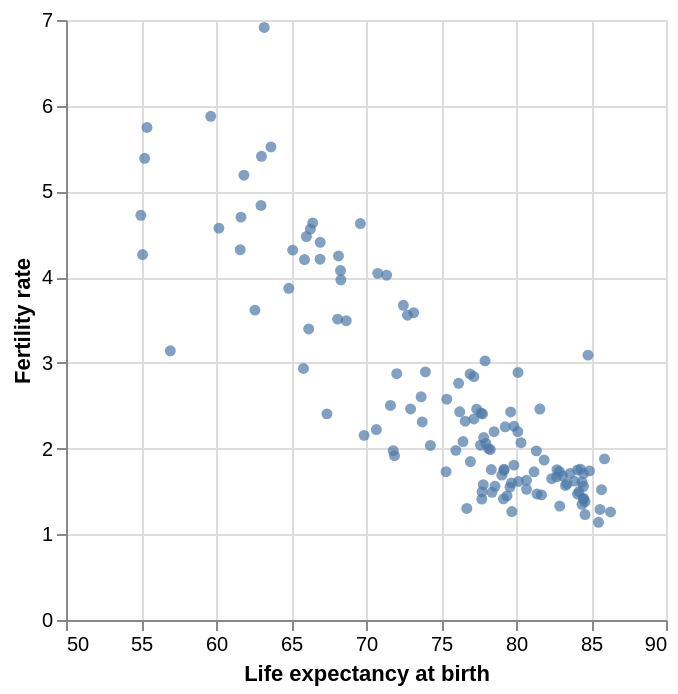

The code cell stored with this chart in its notebook:
### Markdown cell above
Here, we also see a strong negative, approximately linear association between fertility rate and women's life expectancy at birth.

### Code cell
base = alt.Chart(data)
    
scatter_life = base.mark_circle().encode( 
    x = alt.X("life_birthf:Q",
              scale = alt.Scale(zero = False),
              title = "Life expectancy at birth"), 
    y = alt.Y("fertility_total:Q",
              title = "Fertility rate")
).properties(
    width = 300,
    height = 300)

scatter_life

### Figure 1 — Vega-Lite specification as saved in the notebook (floating-point values rounded to 4 significant figures; data arrays with more than 128 entries replaced by an {"elided": "..."} marker saying what was removed)
{"config": {"view": {"continuousWidth": 300, "continuousHeight": 300}}, "data": {"name": "data-6cd1456596c1f74e121582c365026ae5"}, "mark": {"type": "circle"}, "encoding": {"x": {"field": "life_birthf", "scale": {"zero": false}, "title": "Life expectancy at birth", "type": "quantitative"}, "y": {"field": "fertility_total", "title": "Fertility rate", "type": "quantitative"}}, "height": 300, "width": 300, "$schema": "https://vega.github.io/schema/vega-lite/v5.8.0.json", "datasets": {"data-6cd1456596c1f74e121582c365026ae5": {"elided": "129 records"}}}
